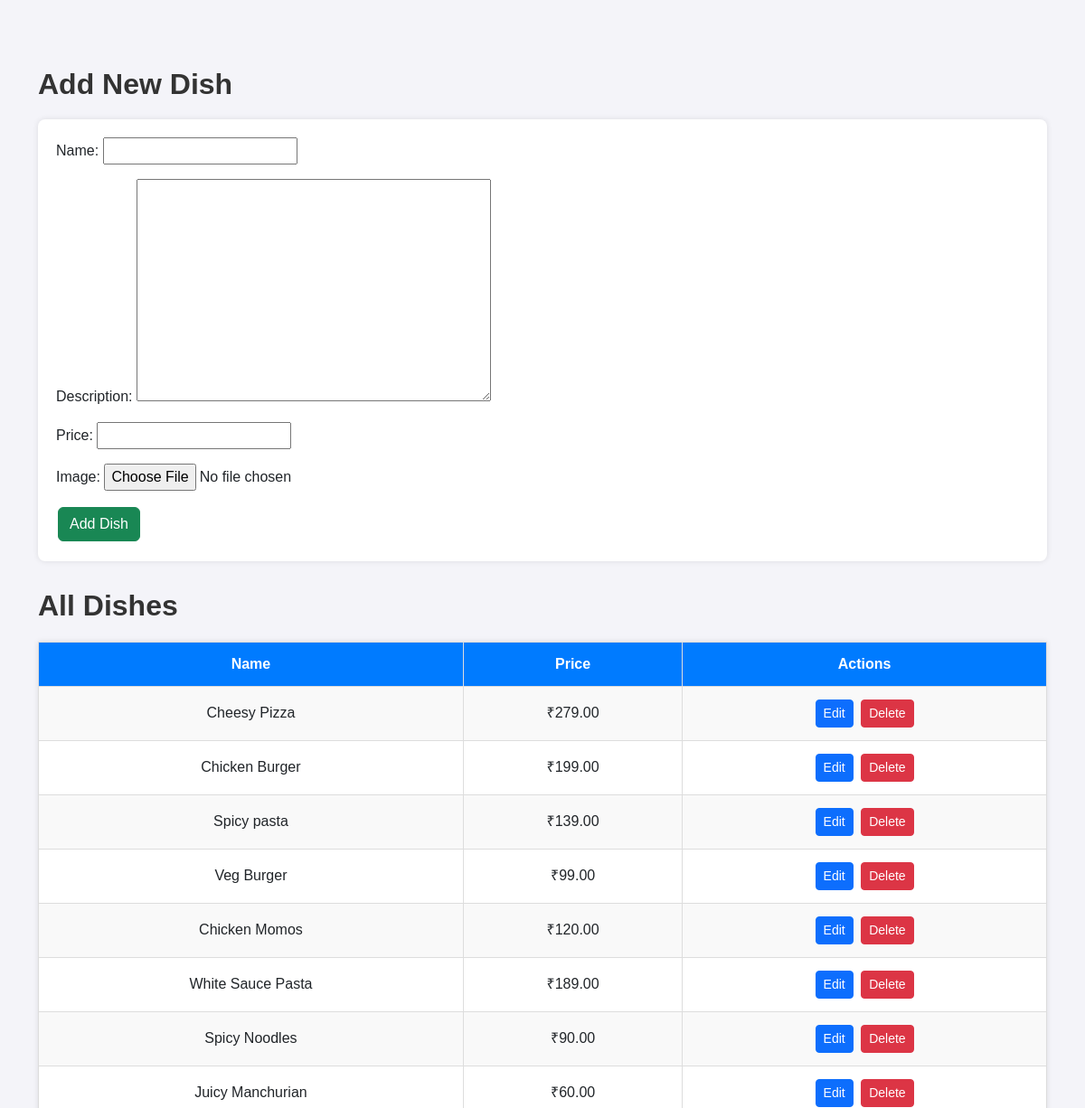
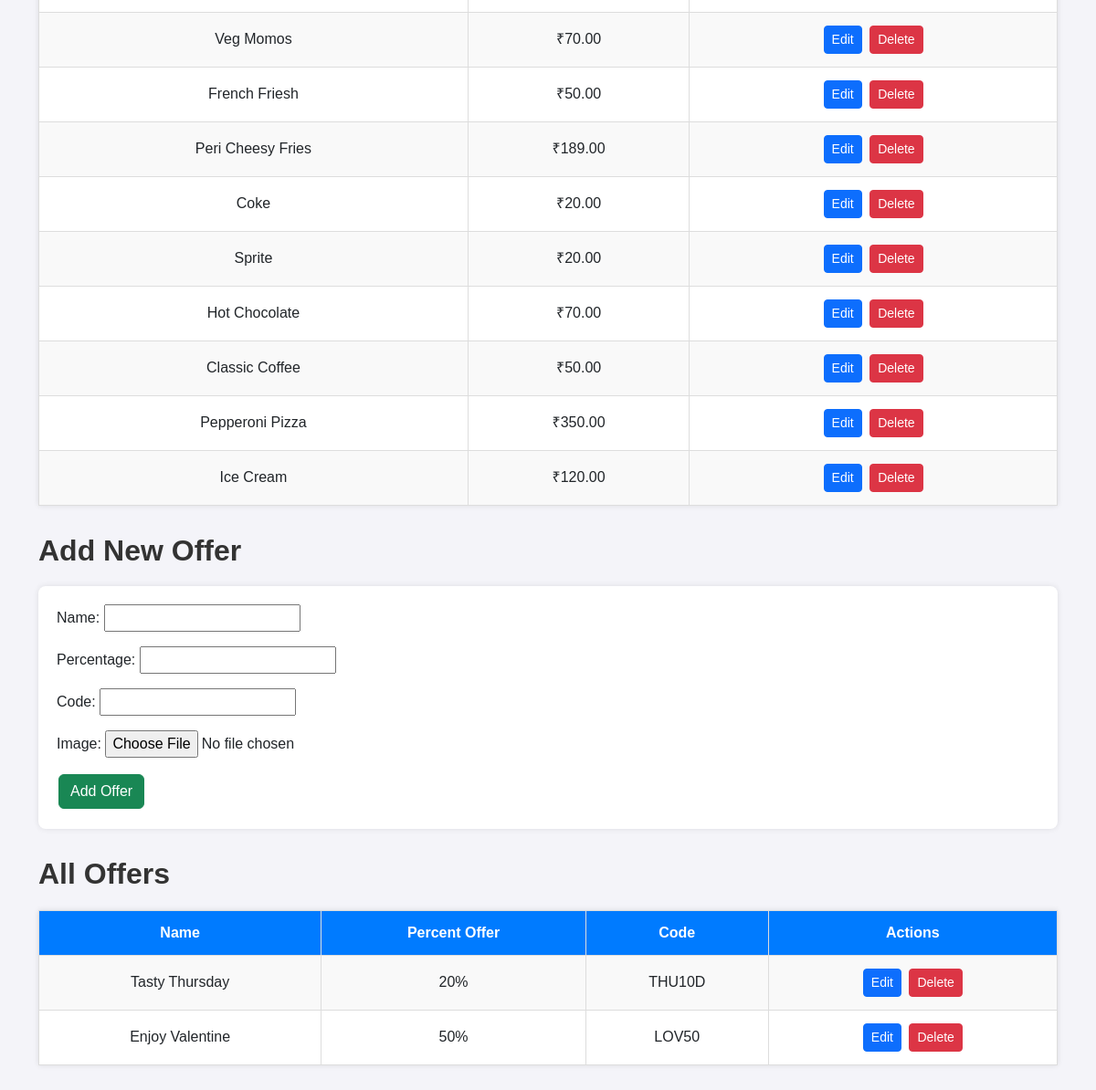
Screenshot of /admin-dashboard/ with the database file from the repository (2 pictures, top to bottom).
### foodie/models.py (models this page shows, shortened)
class Dish(models.Model):
    image = models.ImageField(upload_to='dishes/')
    name = models.CharField(max_length=100)
    description = models.TextField()
    price = models.DecimalField(max_digits=6, decimal_places=2)

class Offer(models.Model):
    image=models.ImageField(upload_to='offers/')
    name=models.CharField(max_length=20)
    percentage=models.PositiveIntegerField()
    code=models.CharField(max_length=10)

### foodie/views.py (the view)
# urls.py: path('admin-dashboard/', views.admin_dashboard, name='admin_dashboard'),
def admin_dashboard(request):
    if request.method == 'POST':
        dish_form = DishForm()
        offer_form = OfferForm()
        if 'submit_dish' in request.POST:
            dish_form = DishForm(request.POST, request.FILES)
            if dish_form.is_valid():
                dish_form.save()
                return redirect('admin_dashboard')
        elif 'submit_offer' in request.POST:
            offer_form = OfferForm(request.POST, request.FILES)
            if offer_form.is_valid():
                offer_form.save()
                return redirect('admin_dashboard')
    else:
        dish_form = DishForm()
        offer_form = OfferForm()
    dishes = Dish.objects.all()
    offers = Offer.objects.all()
    return render(request, 'admin_dashboard.html', {
        'dish_form': dish_form,
        'offer_form': offer_form,
        'dishes': dishes,
        'offers': offers,
    })

### foodie/forms.py
class DishForm(forms.ModelForm):
    class Meta:
        model = Dish
        fields = ['name', 'description', 'price', 'image']

class OfferForm(forms.ModelForm):
    class Meta:
        model = Offer
        fields = ['name','percentage','code','image']

### foodie/templates/admin_dashboard.html (shortened to what this page needs)
<!DOCTYPE html>
<html>
<head>
    <link href="https://cdn.jsdelivr.net/npm/bootstrap@5.3.0/dist/css/bootstrap.min.css" rel="stylesheet">
</head>
<body class="container mt-4">
    <h2>Add New Dish</h2>
    <form method="post" enctype="multipart/form-data" class="mb-4">
        {{ dish_form.as_p }}
        <button type="submit" name="submit_dish" class="btn btn-success">Add Dish</button>
    </form>
    <h2>All Dishes</h2>
    <table>
        <tr>
            <th>Name</th>
            <th>Price</th>
            <th>Actions</th>
        </tr>
        {% for dish in dishes %}
        <tr>
            <td>{{ dish.name }}</td>
            <td>₹{{ dish.price }}</td>
            <td>
                <a href="{% url 'edit_dish' dish.id %}" class="btn btn-sm btn-primary">Edit</a>
                <a href="{% url 'delete_dish' dish.id %}" class="btn btn-sm btn-danger">Delete</a>
            </td>
        </tr>
        {% endfor %}
    </table>
    <h2>Add New Offer</h2>
    <form method="post" enctype="multipart/form-data" class="mb-4">
        {{ offer_form.as_p }}
        <button type="submit" name="submit_offer" class="btn btn-success">Add Offer</button>
    </form>
    <h2>All Offers</h2>
    <table>
        <tr>
            <th>Name</th>
            <th>Percent Offer</th>
            <th>Code</th>
            <th>Actions</th>
        </tr>
        {% for offer in offers %}
        <tr>
            <td>{{ offer.name }}</td>
            <td>{{ offer.percentage }}%</td>
            <td>{{ offer.code }}</td>
            <td>
                <a href="{% url 'edit_offer' offer.id %}" class="btn btn-sm btn-primary">Edit</a>
                <a href="{% url 'delete_offer' offer.id %}" class="btn btn-sm btn-danger">Delete</a>
            </td>
        </tr>
        {% endfor %}
    </table>
</body>
</html>

### foodie/templates/admin_dashboard.html (style rules this page uses)
body { font-family: Arial, sans-serif; background-color: #f4f4f9; margin: 0; padding: 20px; }
h2 { margin-top: 30px; margin-bottom: 20px; color: #333; font-weight: bold; }
form { background: #fff; padding: 20px; border-radius: 8px; box-shadow: 0 0 6px rgba(0,0,0,0.1); margin-bottom: 30px; }
table { width: 100%; border-collapse: collapse; background: #fff; margin-bottom: 30px; box-shadow: 0 0 6px rgba(0,0,0,0.1); }
table th, table td { padding: 12px; text-align: center; border: 1px solid #ddd; }
table th { background-color: #007bff; color: #fff; }
table tr:nth-child(even) { background-color: #f9f9f9; }
.btn { margin: 2px; }

### rows the page displays
Dish: name "Cheesy Pizza", price "279.00"
Dish: name "Chicken Burger", price "199.00"
Dish: name "Spicy pasta", price "139.00"
Dish: name "Veg Burger", price "99.00"
Dish: name "Chicken Momos", price "120.00"
Dish: name "White Sauce Pasta", price "189.00"
Dish: name "Spicy Noodles", price "90.00"
Dish: name "Juicy Manchurian", price "60.00"
Dish: name "Veg Momos", price "70.00"
Dish: name "French Friesh", price "50.00"
Dish: name "Peri Cheesy Fries", price "189.00"
Dish: name "Coke", price "20.00"
Dish: name "Sprite", price "20.00"
Dish: name "Hot Chocolate", price "70.00"
Dish: name "Classic Coffee", price "50.00"
Dish: name "Pepperoni Pizza", price "350.00"
Dish: name "Ice Cream", price "120.00"
Offer: name "Tasty Thursday", percentage "20", code "THU10D"
Offer: name "Enjoy Valentine", percentage "50", code "LOV50"
